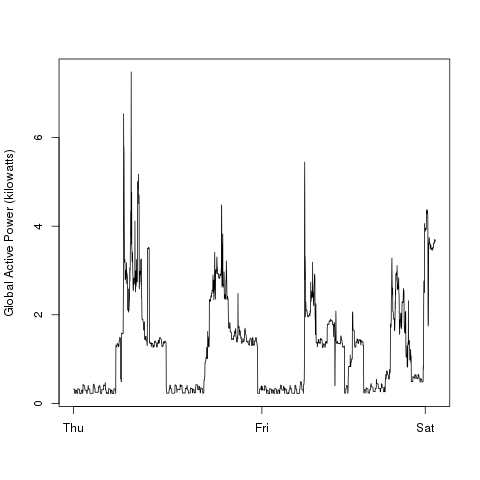

Write the R code that produced this figure.
# plot Global Active Power

source("getData.R") # returns a table for the two days of interest

# plot Global Active Power
plot2 <- function(){
  table <- getData() # returns a table for the two days of interest
  plot(table[[3]],
    ylab ="Global Active Power (kilowatts)",
    xlab="",
    type="l",
    axes=FALSE
  )
  
  axis(1, at=c(0, 1500, 2800), labels= c("Thu", "Fri", "Sat"))
  axis(2, at=c(0,2,4,6))
  box()
}

# create png file
png(file="plot2.png")
plot2()
dev.off()  